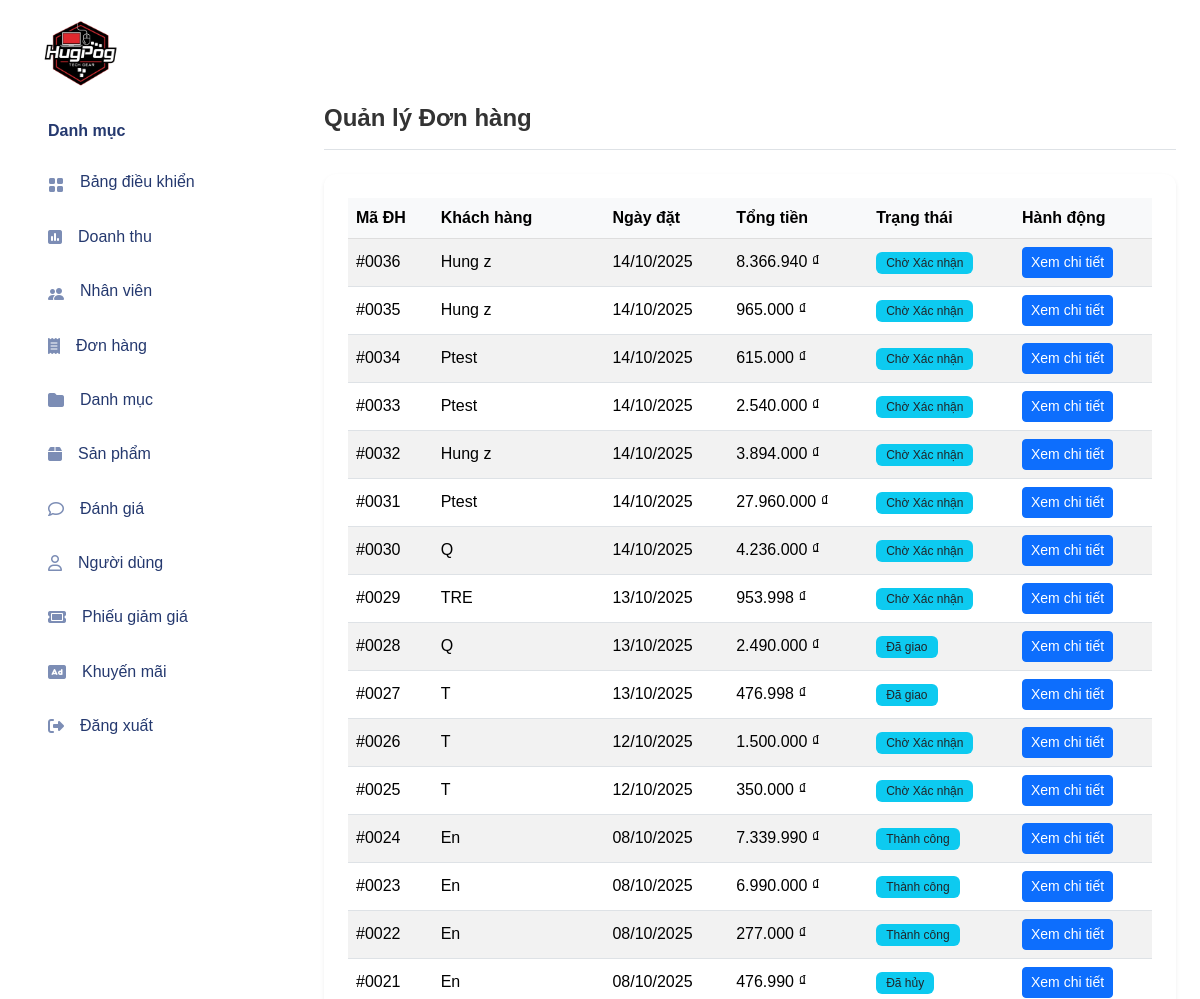
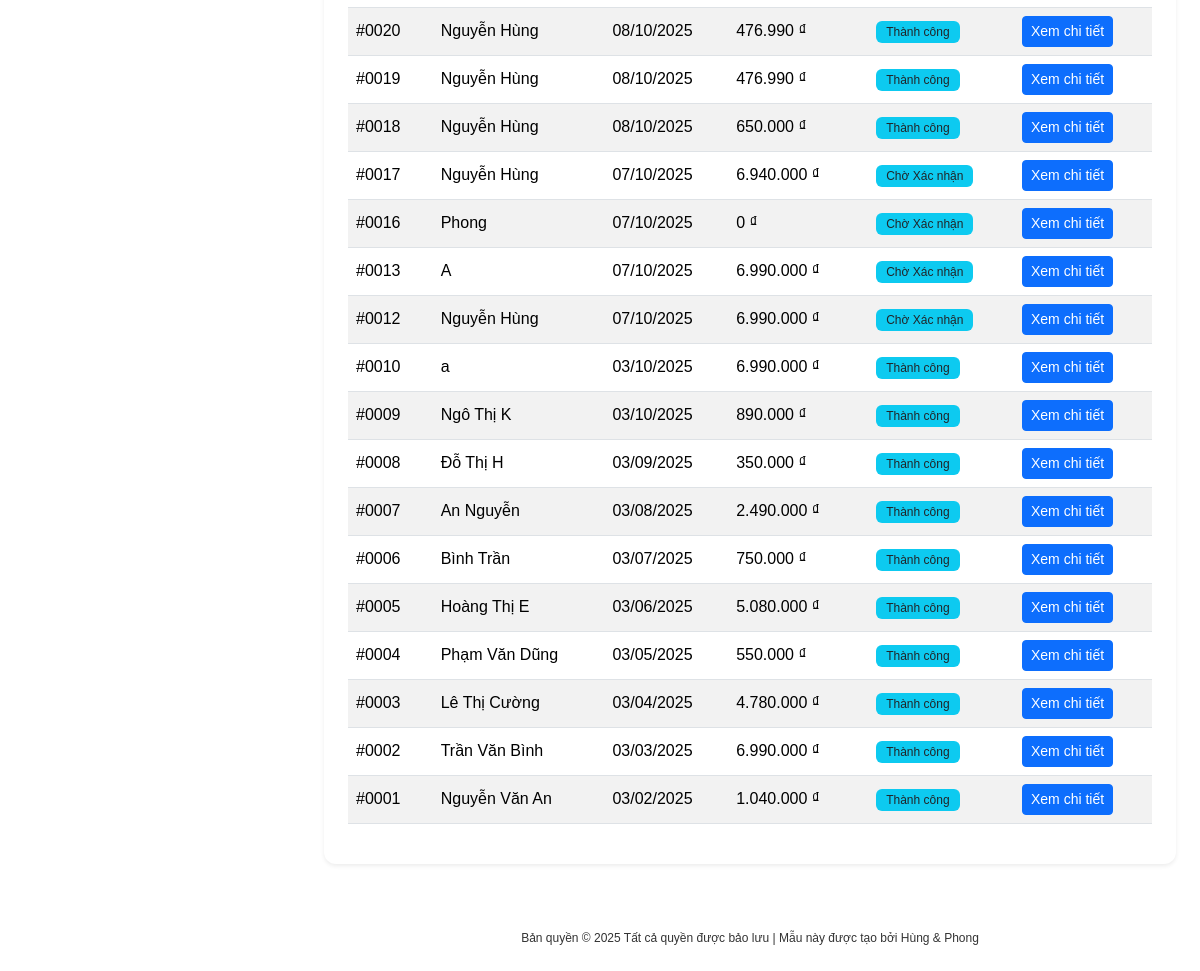
The app's page /public/admin/orders.php (signed in) with its own data (2 pictures, top to bottom).
### tables this page shows
CREATE TABLE `orders` (
  `id` int(11) NOT NULL,
  `user_id` int(11) NOT NULL,
  `customer_name` varchar(100) NOT NULL,
  `shipping_address` text NOT NULL,
  `phone` varchar(20) NOT NULL,
  `voucher_id` int(11) DEFAULT NULL,
  `voucher_code` varchar(50) DEFAULT NULL,
  `discount_amount` decimal(15,2) DEFAULT 0.00,
  `total_amount` decimal(15,2) NOT NULL,
  `status` enum('Chờ Xác nhận','Đã Xác nhận','Đang giao','Đã giao','Thành công','Đã hủy') NOT NULL DEFAULT 'Chờ Xác nhận',
  `created_at` datetime DEFAULT current_timestamp(),
  `updated_at` datetime DEFAULT current_timestamp() ON UPDATE current_timestamp()
);

### public/admin/orders.php (called while the page is built, shortened)
<?php
$orderController = new OrderController();
$orders = $orderController->listOrdersForAdmin();
include __DIR__ . '/../../view/admin/order_management.php';

### models/OrderModel.php (called while the page is built, shortened)
<?php
class OrderModel
{
    public function getAllOrders()
    {
        $conn = db_connect();
        $sql = "SELECT * FROM orders ORDER BY created_at DESC";
        $result = $conn->query($sql);
        $orders = $result->fetch_all(MYSQLI_ASSOC);
        return $orders;
    }
}

### includes/controllers/OrderController.php (called while the page is built, shortened)
<?php
class OrderController
{
    public function listOrdersForAdmin()
    {
        $orderModel = new OrderModel();
        return $orderModel->getAllOrders();
    }
}

### view/admin/order_management.php (the view, shortened to what this page needs)
<!DOCTYPE html>
<html lang="vi">
<head>
    <link href="https://cdn.jsdelivr.net/npm/bootstrap@5.3.2/dist/css/bootstrap.min.css" rel="stylesheet">
    <link href="https://cdnjs.cloudflare.com/ajax/libs/font-awesome/6.4.2/css/all.min.css" rel="stylesheet">
    <link rel="stylesheet" href="<?php echo BASE_URL; ?>public/css/style.css">
    <link rel="stylesheet" href="<?php echo BASE_URL; ?>public/css/app.css">
</head>
<body>
    <?php include __DIR__ . '../../layout/sidebar.php'; ?>
    <div id="main" class="p-4">
        <div class="row">
            <div class="col-12">
                <div class="d-flex justify-content-between align-items-center mb-4 border-bottom pb-3">
                    <h4 class="card-title mb-0">Quản lý Đơn hàng</h4>
                </div>
                <div class="card shadow-sm border-0">
                    <div class="card-body">
                        <div class="table-responsive">
                            <table class="table table-hover table-striped">
                                <thead class="table-light">
                                    <tr>
                                        <th scope="col">Mã ĐH</th>
                                        <th scope="col">Khách hàng</th>
                                        <th scope="col">Ngày đặt</th>
                                        <th scope="col">Tổng tiền</th>
                                        <th scope="col">Trạng thái</th>
                                        <th scope="col">Hành động</th>
                                    </tr>
                                </thead>
                                <tbody>
                                    <?php if (!empty($orders)): ?>
                                        <?php foreach ($orders as $order):
                                            $order_id_display = '#' . str_pad($order['id'], 4, '0', STR_PAD_LEFT);
                                        ?>
                                            <tr data-id="<?= $order['id'] ?>">
                                                <td><?= $order_id_display ?></td>
                                                <td><?= htmlspecialchars($order['customer_name'] ?? 'Khách (ID: ' . $order['user_id'] . ')') ?></td>
                                                <td><?= date('d/m/Y', strtotime($order['created_at'] ?? $order['order_date'])) ?></td>
                                                <td><?= number_format($order['total_amount'], 0, ',', '.') ?> ₫</td>
                                                <td>
                                                    <span class="badge bg-info text-dark"><?= htmlspecialchars($order['status']) ?></span>
                                                </td>
                                                <td>
                                                    <a href="order_detail.php?id=<?php echo $order['id']; ?>" class="btn btn-primary btn-sm">Xem chi tiết</a>
                                                </td>
                                            </tr>
                                        <?php endforeach; ?>
                                    <?php else: ?>
                                        <tr>
                                            <td colspan="6" class="text-center">Chưa có đơn hàng nào.</td>
                                        </tr>
                                    <?php endif; ?>
                                </tbody>
                            </table>
                        </div>
                    </div>
                </div>
            </div>
            <div class="py-6 px-6 text-center">
                <span class="copyright">
                    Bản quyền &copy;
                    Tất cả quyền được bảo lưu | Mẫu này được tạo bởi Hùng & Phong
                </span>
            </div>
        </div>
    </div>
</body>
</html>

### public/css/style.css (style rules this page uses)
body { font-family: "Montserrat", sans-serif; font-weight: 400; color: #333; }
h1, h2, h3, h4, h5, h6 { color: #2b2d42; font-weight: 700; margin: 0 0 10px; }
a { color: #2b2d42; font-weight: 500; -webkit-transition: 0.2s color; transition: 0.2s color; }
.copyright { margin-top: 30px; display: block; font-size: 12px; }
.card { border-radius: 12px; box-shadow: 0 4px 6px rgba(0, 0, 0, 0.05); }
.badge { font-weight: 500; padding: 5px 10px; border-radius: 6px; }
.table-responsive { overflow-x: auto; }

### public/css/app.css (style rules this page uses)
.btn.btn-danger,.btn.btn-info,.btn.btn-primary,.btn.btn-secondary,.btn.btn-success,.btn.btn-warning { color:#fff }
.card { margin-bottom:2.2rem;border:none }
.card .card-body { padding:1.5rem }
.dataTable-table td,.dataTable-table thead th,.table td,.table thead th { vertical-align:middle }
.dataTable-table:not(.table-borderless) thead th,.table:not(.table-borderless) thead th { border-bottom:1px solid #dedede!important }
#main { margin-left:300px;padding:2rem }
a { text-decoration:none }

### records on screen
orders: id "#0036", customer_name "Hung z", created_at "14/10/2025", total_amount "8.366.940", status "Chờ Xác nhận"
orders: id "#0035", customer_name "Hung z", created_at "14/10/2025", total_amount "965.000", status "Chờ Xác nhận"
orders: id "#0034", customer_name "Ptest", created_at "14/10/2025", total_amount "615.000", status "Chờ Xác nhận"
orders: id "#0033", customer_name "Ptest", created_at "14/10/2025", total_amount "2.540.000", status "Chờ Xác nhận"
orders: id "#0032", customer_name "Hung z", created_at "14/10/2025", total_amount "3.894.000", status "Chờ Xác nhận"
orders: id "#0031", customer_name "Ptest", created_at "14/10/2025", total_amount "27.960.000", status "Chờ Xác nhận"
orders: id "#0030", customer_name "Q", created_at "14/10/2025", total_amount "4.236.000", status "Chờ Xác nhận"
orders: id "#0029", customer_name "TRE", created_at "13/10/2025", total_amount "953.998", status "Chờ Xác nhận"
orders: id "#0028", customer_name "Q", created_at "13/10/2025", total_amount "2.490.000", status "Đã giao"
orders: id "#0027", customer_name "T", created_at "13/10/2025", total_amount "476.998", status "Đã giao"
orders: id "#0026", customer_name "T", created_at "12/10/2025", total_amount "1.500.000", status "Chờ Xác nhận"
orders: id "#0025", customer_name "T", created_at "12/10/2025", total_amount "350.000", status "Chờ Xác nhận"
orders: id "#0024", customer_name "En", created_at "08/10/2025", total_amount "7.339.990", status "Thành công"
orders: id "#0023", customer_name "En", created_at "08/10/2025", total_amount "6.990.000", status "Thành công"
orders: id "#0022", customer_name "En", created_at "08/10/2025", total_amount "277.000", status "Thành công"
orders: id "#0021", customer_name "En", created_at "08/10/2025", total_amount "476.990", status "Đã hủy"
orders: id "#0020", customer_name "Nguyễn Hùng", created_at "08/10/2025", total_amount "476.990", status "Thành công"
orders: id "#0019", customer_name "Nguyễn Hùng", created_at "08/10/2025", total_amount "476.990", status "Thành công"
orders: id "#0018", customer_name "Nguyễn Hùng", created_at "08/10/2025", total_amount "650.000", status "Thành công"
orders: id "#0017", customer_name "Nguyễn Hùng", created_at "07/10/2025", total_amount "6.940.000", status "Chờ Xác nhận"
orders: id "#0016", customer_name "Phong", created_at "07/10/2025", total_amount "0", status "Chờ Xác nhận"
orders: id "#0013", customer_name "A", created_at "07/10/2025", total_amount "6.990.000", status "Chờ Xác nhận"
orders: id "#0012", customer_name "Nguyễn Hùng", created_at "07/10/2025", total_amount "6.990.000", status "Chờ Xác nhận"
orders: id "#0010", customer_name "a", created_at "03/10/2025", total_amount "6.990.000", status "Thành công"
orders: id "#0009", customer_name "Ngô Thị K", created_at "03/10/2025", total_amount "890.000", status "Thành công"
orders: id "#0008", customer_name "Đỗ Thị H", created_at "03/09/2025", total_amount "350.000", status "Thành công"
orders: id "#0007", customer_name "An Nguyễn", created_at "03/08/2025", total_amount "2.490.000", status "Thành công"
orders: id "#0006", customer_name "Bình Trần", created_at "03/07/2025", total_amount "750.000", status "Thành công"
orders: id "#0005", customer_name "Hoàng Thị E", created_at "03/06/2025", total_amount "5.080.000", status "Thành công"
orders: id "#0004", customer_name "Phạm Văn Dũng", created_at "03/05/2025", total_amount "550.000", status "Thành công"
orders: id "#0003", customer_name "Lê Thị Cường", created_at "03/04/2025", total_amount "4.780.000", status "Thành công"
orders: id "#0002", customer_name "Trần Văn Bình", created_at "03/03/2025", total_amount "6.990.000", status "Thành công"
orders: id "#0001", customer_name "Nguyễn Văn An", created_at "03/02/2025", total_amount "1.040.000", status "Thành công"
